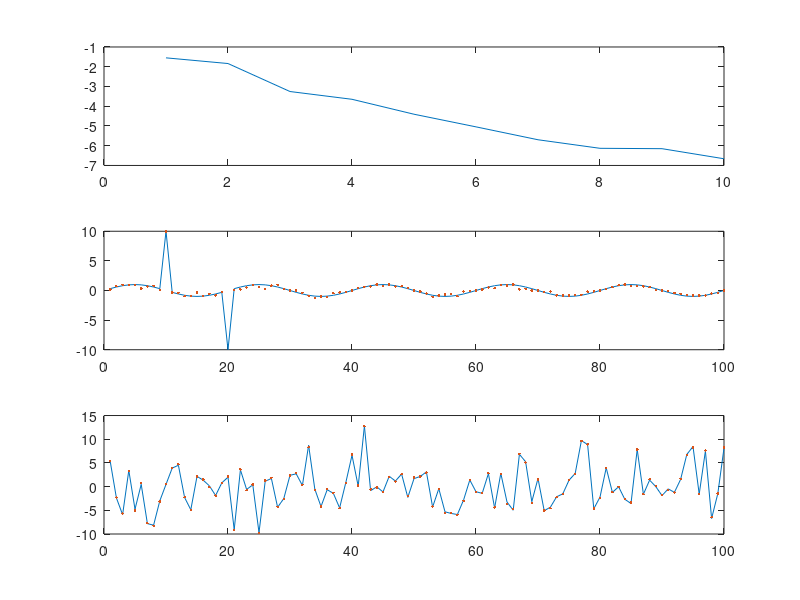
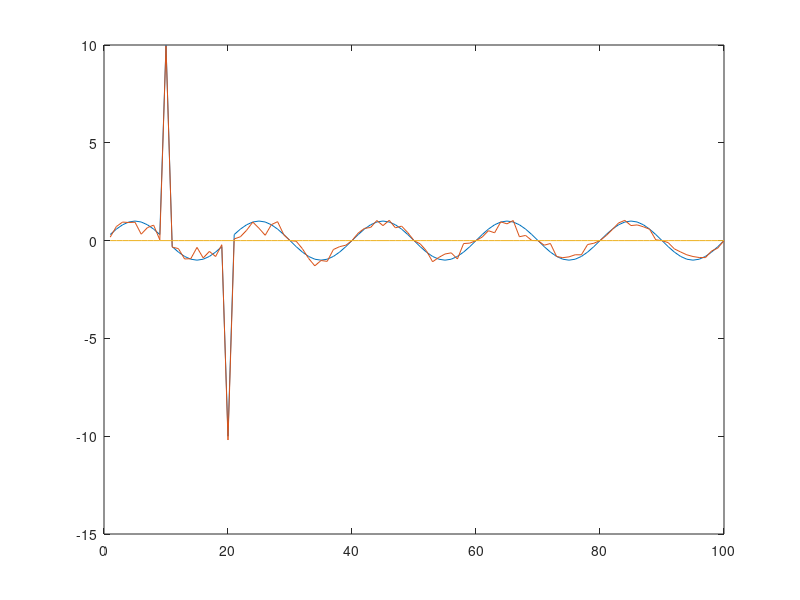
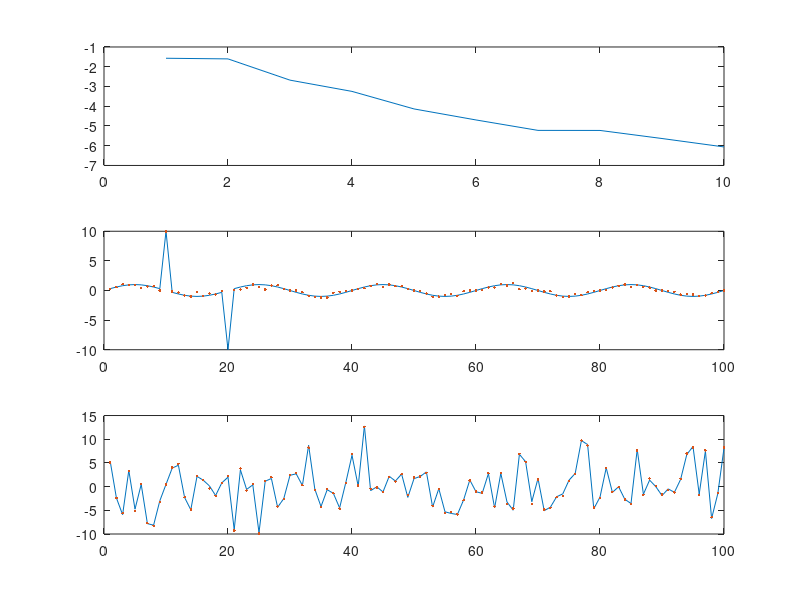
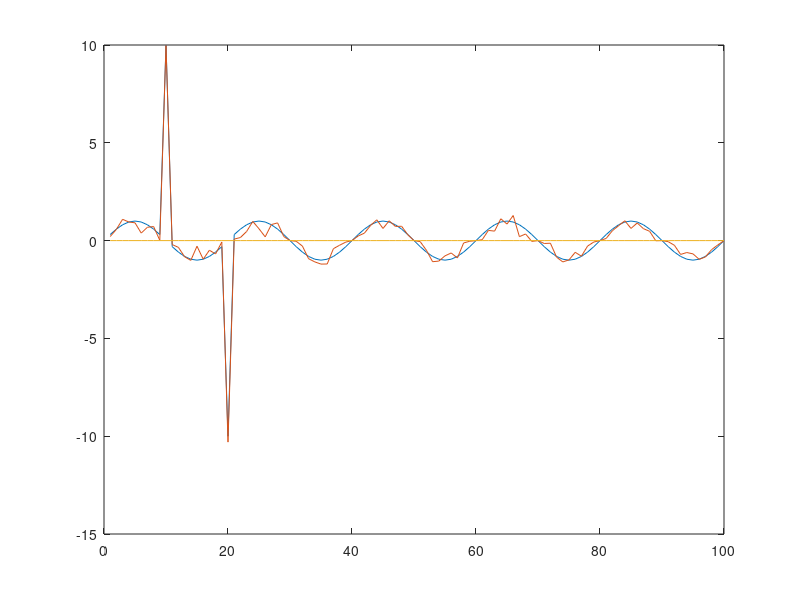

These figures' MATLAB source, in order:
function [x,rho,eta,nit]=cgtestwtcgls
% Testing Conjugate gradients algorithms with model and data
% preconditioner. Influence on outliers, prior information, and
% null space.
% Daniel Trad - UBC March-15 2000


%A=[1 2 3 4 5 1; 1 0 -1 0 2 1;2 5 2 1 1 1;1 1 1 1 1 1;1 -1 -1 1 1 1;2 3 3 6 8 9];
%A = [A A*2;A*3.3 A*4];

A = rand(100,100);
[nn mm]=size(A);
conda=cond(A);


m=1:mm;m=m(:);
m=sin(m*pi*0.1);
m(10)=10;
m(20)=-10;

b=A*m;
m0=zeros(mm,1);
Wd=ones(nn,1);   % Data Preconditioner 
Wm=ones(mm,1); % Model preconditioner
%Wm(10)=10;
%Wm(20)=-10;
Wm=abs(m);
tol=1e-6;
tm=1:mm;
t=1:nn;

[x,rho,eta,nit]=mywtcgls2(A,Wm,Wd,b,10,tol,1);
%x=x(:).*Wm(:); % testing going back to true model but should not do. 
nit
cg1=rho(nit)
figure(1);
subplot(311);plot(log(rho));figure(gcf);
subplot(312);plot(tm,m,tm,x,'.');figure(gcf);axis([0 100 -10 10]);
subplot(313);plot(t,b,t,A*x,'.');figure(gcf);
figure(2);plot(tm,m,tm,x,tm,0*(m-x));

[x,rho,eta,nit]=mywtcgls3(A,Wm,Wd,b,10,tol,1);

nit
cg2=rho(nit)

figure(3);
subplot(311);plot(log(rho));figure(gcf);
subplot(312);plot(tm,m,tm,x,'.');figure(gcf);axis([0 100 -10 10]);
subplot(313);plot(t,b,t,A*x,'.');figure(gcf);
figure(4);plot(tm,m,tm,x,tm,0*(m-x));


%display('cond of A');
%conda;

return;
end


function [x,rho,eta,nit] = mywtcgls2(L,Wm,Wd,b,k,tol,step)
% WTCGLS weighted conjugate gradients 
% [x,rho,eta,nit] = wtcgls(A,L,b,k,tol,step)
%
% Input - A - The matrix
% 	  L - The weighting matrix (must be square and well conditioned)
%	  b - rhs vector
%	  numit - number of iterations
%	  tol - Tolerance level for stopping if tol=0 GCV criteria is used
%         step - For very noisy data use step slightly less than one      
% Output - x -The solution
%	   rho - Misfit
%	   eta - Model Norm (p=2) 
% 
% E. Haber
%
% Changed rho and added step (Daniel Trad) 
%
if (nargin < 6 | isempty(step)) step=1; end 

% Initialization
[m,n] = size(L); 
normb0 = b'*b;

x = zeros(n,1);
g = zeros(n,1);
s = zeros(n,1);
z = zeros(n,1);

r = zeros(m,1);
r2 = zeros(m,1);

r  = Wd.*b;
r2 = r.*Wd;
g = L'*r2;
z = Wm.*g;
normb = z'*z;
s = z;

% Iterate.
for j=1:k
  nit = j;
  w = Wd.*(L*s); 
  alphanum = (z'*g); 
  alpha = (alphanum)/(w'*w);

  x = x + step*alpha*s;  % x already has removed Wm because of alpha has
  r = r - step*alpha*w;
  r2 = r .* Wd;
  g = L'*r2;
  z = Wm.*g;
  rho(j)=(r2'*r2)/normb0;
  rho(j)
  %rho(j)= (z'*z)/normb;
  beta = (z'*g)/alphanum;
  
  s = z + beta*s;
  eta(j)=(x'*x);
  if (rho(j) < tol) return;end
        
end
return;
end


function [x,rho,eta,nit] = mywtcgls3(L,Wm,Wd,b,k,tol,step)
% WTCGLS weighted conjugate gradients 
% [x,rho,eta,nit] = wtcgls(A,L,b,k,tol,step)
%
% Input - A - The matrix
% 	  L - The weighting matrix (must be square and well conditioned)
%	  b - rhs vector
%	  numit - number of iterations
%	  tol - Tolerance level for stopping if tol=0 GCV criteria is used
%         step - For very noisy data use step slightly less than one      
% Output - x -The solution
%	   rho - Misfit
%	   eta - Model Norm (p=2) 
%
if (nargin < 6 | isempty(step)) step=1; end 
eps =1e-3;
% Initialization
[m,n] = size(L);
z=m+n;
normr = b'*b;
norm0 = normr; % data size
normold = normr;

x = zeros(n,1);
g = zeros(n,1);
s = zeros(n,1);

r = zeros(z,1);
w = zeros(z,1);

r = [Wd.*b; zeros(size(x))];
g=Wm.*(L'*r(1:m)) + eps*r(m+1:z);
s=g;
alphanumold = (g'*g);
% Iterate.

for j=1:k
  nit = j;
  w(1:m) = Wd.*(L*(Wm.*s)); 
  w(m+1:z) = eps*s(1:n);
  alphaden = (w'*w);
  alpha = alphanumold/alphaden;
    
  x = x + step*alpha*s;  % x already has removed Wm because of alpha has
  r = r - step*alpha*w;
  r(1:m) = r(1:m).* Wd;
  eta(j)=x'*x;  
  g = L'*r(1:m);
  g = g .* Wm + eps*r(m+1:z);
  alphanum = (g'*g);
  beta = alphanum/alphanumold;
  alphanumold = alphanum;
  if (alphanum < eps) alphanum,nit=nit-1,break;end;   
  s = g + beta*s;
  rho(j)=(r'*r)/norm0;
  normr=rho(j);
  f = abs(normold-normr)/((normold+normr)/2);
  normold=normr;
  rms = sqrt(normr/z);
  if (f < tol) f; tol, break;end;
  if (rms<tol) rms, tol, break;end;
    
end;
x=x.*Wm;
return;
end


function [x,rho,eta,nit,Jd] = mywtcgls(A,L,b,k,tol,step)
% WTCGLS weighted conjugate gradients 
% [x,rho,eta,nit] = wtcgls(A,L,b,k,tol,step)
%
% Input - A - The matrix
% 	  L - The weighting matrix (must be square and well conditioned)
%	  b - rhs vector
%	  numit - number of iterations
%	  tol - Tolerance level for stopping if tol=0 GCV criteria is used
%         step - For very noisy data use step slightly less than one      
% Output - x -The solution
%	   rho - Misfit
%	   eta - Model Norm (p=2) 
% References: A. Bjorck, "Least Squares Methods", in P. G.
% Ciarlet & J. L Lions (Eds.), "Handbook of  Numerical Analysis,
% Vol. I", Elsevier, Amsterdam, 1990; p. 560.
% M. Hanke, "Regularization with differential operators.  An itera-
% tive approach", J. Numer. Funct. Anal. Optim. 13 (1992), 523-540.
% C. R. Vogel, "Solving ill-conditioned linear systems using the 
% conjugate gradient method", Report, Dept. of Mathematical
% Sciences, Montana State University, 1987.
% Modification of a code by Per Christian Hansen, 
%
% E. Haber
%
% Changed rho and added step (Daniel Trad) 
%
if (nargin < 6 | isempty(step)) step=1; end 
 
% Initialization
normb = norm(b);
normb2=norm(A'*b);

[m,n] = size(A); n1=max(size(L)); 
x = zeros(n,1);
r  = b - A*x;
s = A'*r;  
q1 = (L')\s;
q  = L\q1;
z  = q;
dq = s'*q;
z1 = q1; 
x1 = zeros(n1,1); 
k=min(k,m-1);
nit =k;

% Iterate.
for j=1:k
  Az  = A*z; 
  alpha = dq/(Az'*Az);
  x   = x + step*alpha*z;
  r   = r - step*alpha*Az; 
  Jd=r'*r;
  s = A'*r;
  q1  = (L')\s;
  q   = L\q1;
  dq2 = s'*q;
  beta = dq2/dq;
  dq  = dq2;
  z   = q + beta*z;
% Change rho to norm(A'r)/norm(A'b);
% Before rho(j) = norm(r)/normb;
  rho(j)=norm(s)/normb2;
  %[j,rho(j)] 
  x1 = x1 + alpha*z1; 
  z1 = q1 + beta*z1; 
  eta(j) = norm(x1);

  %if (j>1) if (rho(j)>rho(j-1)) step=step*0.5,end,end
  if (tol==0 & j>2), % GCV criteria
       in = length(rho);
       gcv = (rho.^2)./([n:-1:n-in+1].^2);
       if gcv(j-2)<gcv(j-1); 
         %fprintf('GCV Criteria was reached in iteration %d\n',j-1);
         nit = j-1;
         return; 
       end;
  elseif (tol~=0 & (rho(j) < tol)), 
        %fprintf('Convergence have been acheived at iteration # %d\n', j);
        nit=j;
        return;
  end;       
end
return;
end



